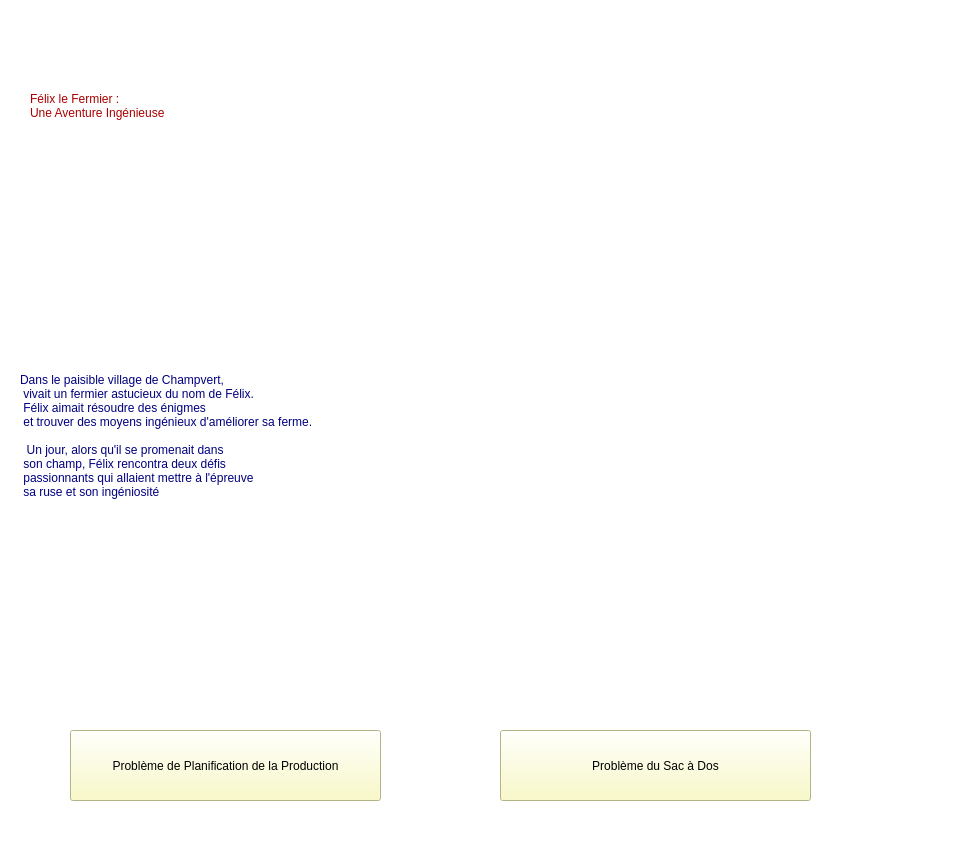
<?xml version="1.0" encoding="UTF-8"?>
<ui version="4.0">
 <class>Form</class>
 <widget class="QWidget" name="Form">
  <property name="geometry">
   <rect>
    <x>0</x>
    <y>0</y>
    <width>970</width>
    <height>863</height>
   </rect>
  </property>
  <property name="windowTitle">
   <string>Form</string>
  </property>
  <property name="styleSheet">
   <string notr="true">background-color: rgb(255, 255, 255);</string>
  </property>
  <widget class="QLabel" name="title">
   <property name="geometry">
    <rect>
     <x>30</x>
     <y>20</y>
     <width>711</width>
     <height>171</height>
    </rect>
   </property>
   <property name="styleSheet">
    <string notr="true">font: 700 48pt &quot;Script MT Bold&quot;;
color: rgb(170, 0, 0);</string>
   </property>
   <property name="text">
    <string>Félix le Fermier : 
Une Aventure Ingénieuse</string>
   </property>
  </widget>
  <widget class="QLabel" name="text">
   <property name="geometry">
    <rect>
     <x>20</x>
     <y>170</y>
     <width>901</width>
     <height>531</height>
    </rect>
   </property>
   <property name="styleSheet">
    <string notr="true">font: 26pt &quot;Segoe Script&quot;;
color: rgb(0, 0, 127);</string>
   </property>
   <property name="text">
    <string>Dans le paisible village de Champvert,  
 vivait un fermier astucieux du nom de Félix. 
 Félix aimait résoudre des énigmes 
 et trouver des moyens ingénieux d'améliorer sa ferme.
 
  Un jour, alors qu'il se promenait dans 
 son champ, Félix rencontra deux défis 
 passionnants qui allaient mettre à l'épreuve 
 sa ruse et son ingéniosité</string>
   </property>
  </widget>
  <widget class="QPushButton" name="knapSack">
   <property name="geometry">
    <rect>
     <x>500</x>
     <y>730</y>
     <width>311</width>
     <height>71</height>
    </rect>
   </property>
   <property name="styleSheet">
    <string notr="true">background-color: rgb(250, 250, 186);
border-color: rgb(170, 170, 127);
font: 12pt &quot;Segoe UI&quot;;</string>
   </property>
   <property name="text">
    <string>Problème du Sac à Dos</string>
   </property>
  </widget>
  <widget class="QPushButton" name="planningProduction">
   <property name="geometry">
    <rect>
     <x>70</x>
     <y>730</y>
     <width>311</width>
     <height>71</height>
    </rect>
   </property>
   <property name="styleSheet">
    <string notr="true">background-color: rgb(250, 250, 186);
border-color: rgb(170, 170, 127);
font: 12pt &quot;Segoe UI&quot;;</string>
   </property>
   <property name="text">
    <string>Problème de Planification de la Production</string>
   </property>
  </widget>
  <zorder>text</zorder>
  <zorder>knapSack</zorder>
  <zorder>planningProduction</zorder>
  <zorder>title</zorder>
 </widget>
 <resources/>
 <connections/>
</ui>
